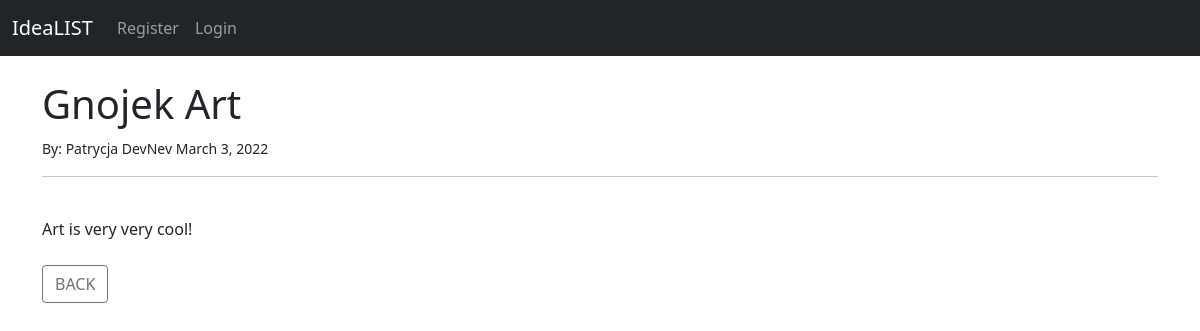
Page /article/3 on the committed database.
### theblog/models.py (models this page shows, shortened)
class Post(models.Model):
    title = models.CharField(max_length=255)
    title_TAG = models.CharField(max_length=255, default="My BLOG! " )  # on nie zostawił
    author = models.ForeignKey(User, on_delete=models.CASCADE)
    body = models.TextField()
    post_date = models.DateField(auto_now_add=True)

### theblog/views.py (the view)
# urls.py: path('article/<int:pk>', ArticleDetailView.as_view(), name = 'article-detail'),
class ArticleDetailView(DetailView):
    model = Post
    template_name = 'article_details.html'

### theblog/templates/article_details.html (shortened to what this page needs)
{% extends 'base.html' %}
{% block content %}
<h1> {{ post.title }}</h1>
<small>
    By: {{ post.author.first_name }} {{ post.author.last_name }} {{ post.post_date }}
</small>
<br/>
<hr>
<br/>
{{ post.body }}
<br/><br/>
<a href="{% url 'home' %}" class="btn btn-outline-secondary">BACK</a>
{% endblock %}

### rows in the picture
Post: title "Gnojek Art", author.first_name "Patrycja", author.last_name "DevNev", post_date "March 3, 2022", body "Art is very very cool!"
